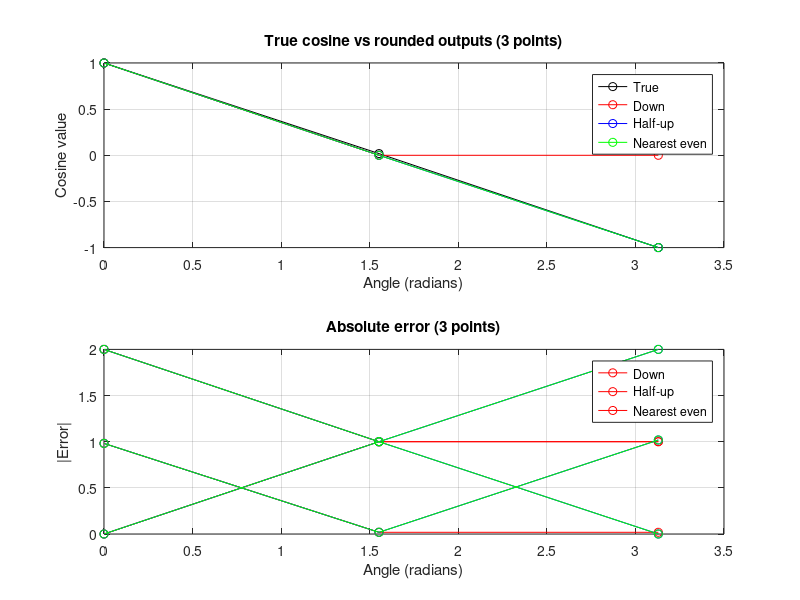

This chart was generated by the following MATLAB code:
WF = 14;
N  = 256;

%Load Verilog results
y_down   = load('round_down.txt');
y_halfup = load('round_halfup.txt');
y_even   = load('round_even.txt');

%True cosine
x_full = linspace(0, 2*pi, N);
y_true_full = cos(x_full);

%Only uses 3 points for readability (0, pi/2, pi)
idx = [1, round(N/4), round(N/2)];
x = x_full(idx);
y_true = y_true_full(idx);
y_down = y_down(idx);
y_halfup = y_halfup(idx);
y_even = y_even(idx);

%True cosine vs rounded
subplot(2,1,1);
plot(x, y_true, 'ko-'); hold on;
plot(x, y_down, 'ro-');
plot(x, y_halfup, 'bo-');
plot(x, y_even, 'go-');
xlabel('Angle (radians)');
ylabel('Cosine value');
title('True cosine vs rounded outputs (3 points)');
legend('True','Down','Half-up','Nearest even');
grid on;

%Absolute error
subplot(2,1,2);
plot(x, abs(y_down - y_true), 'ro-'); hold on;
plot(x, abs(y_halfup - y_true), 'bo-');
plot(x, abs(y_even - y_true), 'go-');
xlabel('Angle (radians)');
ylabel('|Error|');
title('Absolute error (3 points)');
legend('Down','Half-up','Nearest even');
grid on;